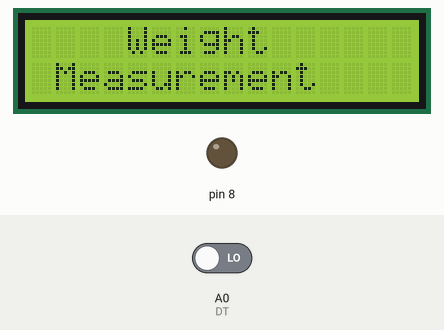
Bench run of a sketch on a simulated Arduino Uno, built with avr-gcc and run on an emulated ATmega328P. On the bench: 16×2 character LCD, output pins drawn as LEDs (lit = HIGH). The inputs (shaded band) are chosen by the test bench; at power-on: A0 (DT) LOW. Pins used as bus, display or sensor lines are not drawn; what the sketch prints to the serial monitor is not drawn.

Above: at 1.8 s.
1.9 s: A0 (DT) driven HIGH
At 2.2 s:
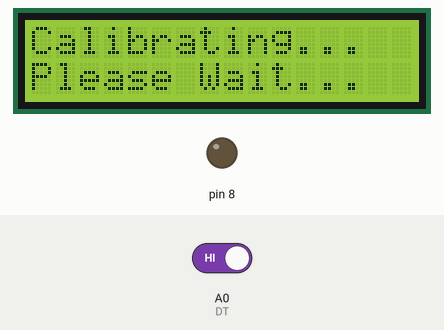
3.4 s: A0 (DT) driven LOW
Timing chart, 0 to 6.4 s (numbered marks = the images above; inputs shaded):
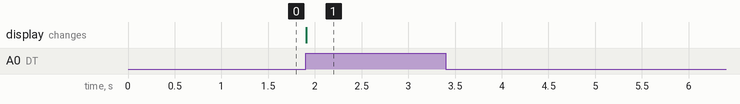

Measured:
- after the input at 1.9 s, the display: changes at once (image 1)

The sketch:

load_cell_weight.ino
```cpp
#include <LiquidCrystal.h>
LiquidCrystal lcd(2, 3, 4, 5, 6, 7);
#define DT A0
#define SCK A1
#define sw 10
long sample=0;
float val=0;
long count=0;
unsigned long readCount(void)
{
  unsigned long Count;
  unsigned char i;
  pinMode(DT, OUTPUT);
  digitalWrite(DT,HIGH);
  digitalWrite(SCK,LOW);
  Count=0;
  pinMode(DT, INPUT);
  while(digitalRead(DT));
  for (i=0;i<24;i++)
  {
    digitalWrite(SCK,HIGH);
    Count=Count<<1;
    digitalWrite(SCK,LOW);
    if(digitalRead(DT))
    Count++;
  }
  digitalWrite(SCK,HIGH);
  Count=Count^0x800000;
  digitalWrite(SCK,LOW);
  return(Count);
}
void setup()
{
  Serial.begin(9600);
  pinMode(SCK, OUTPUT);
  pinMode(sw, INPUT_PULLUP);
  pinMode(8,OUTPUT);
  lcd.begin(16, 2);
  lcd.print("    Weight ");
  lcd.setCursor(0,1);
  lcd.print(" Measurement ");
  delay(1000);
  lcd.clear();
  calibrate();
}
void loop()
{
  count= readCount();
  int w=(((count-sample)/val)-2*((count-sample)/val));
  Serial.print("weight:");
  Serial.print((int)w);
  Serial.println("g");
  lcd.setCursor(0,0);
  lcd.print("Weight            ");
  lcd.setCursor(0,1);
  lcd.print(w);
  lcd.print("g             ");
if(w<100)
{
digitalWrite(8,HIGH);
delay(100);
}
if(w>100)
{
digitalWrite(8,LOW);
delay(100);
}
  if(digitalRead(sw)==0)
  {
    val=0;
    sample=0;
    w=0;
    count=0;
    calibrate();
  }
}
void calibrate()
{
    lcd.clear();
  lcd.print("Calibrating...");
  lcd.setCursor(0,1);
  lcd.print("Please Wait...");
  for(int i=0;i<100;i++)
  {
    count=readCount();
    sample+=count;
    Serial.println(count);
  }
  sample/=100;
  Serial.print("Avg:");
  Serial.println(sample);
  lcd.clear();
  lcd.print("Put 100g & wait");
  count=0;
  while(count<1000)
  {
    count=readCount();
    count=sample-count;
    Serial.println(count);
  }
  lcd.clear();
  lcd.print("Please Wait....");
  delay(2000);
  for(int i=0;i<100;i++)
  {
    count=readCount();
    val+=sample-count;
    Serial.println(sample-count);
  }
  val=val/100.0;
  val=val/100.0;        // put here your calibrating weight
  lcd.clear();
}
```
